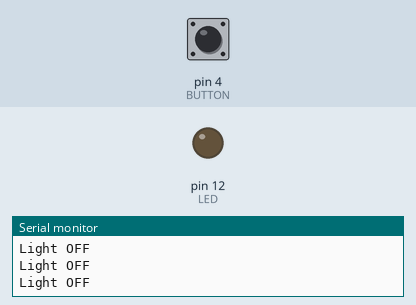
Recording of a sketch running on a simulated Arduino Uno, built with avr-gcc and run on an emulated ATmega328P. Shown: output pins drawn as LEDs (lit = HIGH), the last lines printed to the serial monitor. Dashed ring = blinking. Inputs (shaded band) come from the test bench; at power-on: pin 4 (BUTTON) LOW.

Above: at 1.2 s.
1.3 s: pin 4 (BUTTON) pulled HIGH for 0.15 s
At 1.38 s:
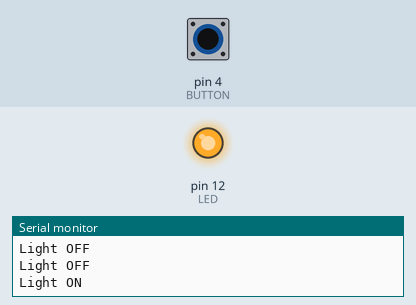
2.9 s: pin 4 (BUTTON) pulled HIGH for 1 s
At 5.1 s:
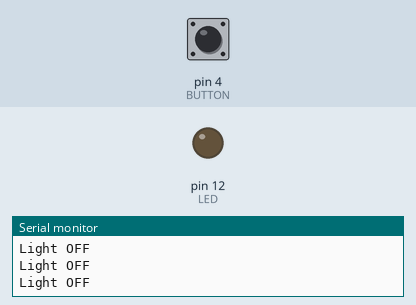
6.9 s: pin 4 (BUTTON) pulled HIGH for 3.2 s
At 7.7 s:
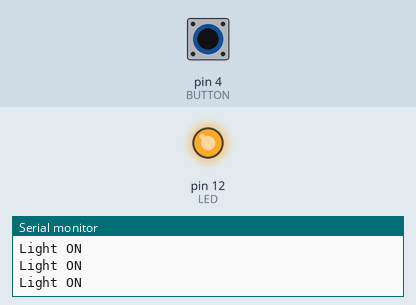
11.6 s: pin 4 (BUTTON) pulsed HIGH 2 times (0.12 s each, 0.3 s apart)
At 11.67 s:
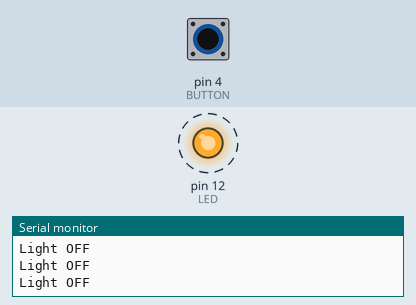
15.2 s: pin 4 (BUTTON) pulsed HIGH 5 times (0.12 s each, 0.3 s apart)
At 16.9 s:
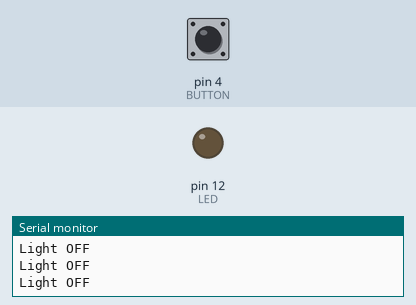
Timing chart, 0 to 18.4 s (numbered marks = the images above; inputs shaded):
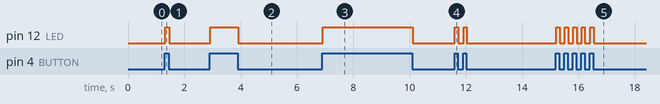

The sketch:

Lesson1_LightSwitch.ino
```cpp
#define BUTTON 4
#define LED 12

void setup()
{
  pinMode(BUTTON, INPUT);
  pinMode(LED, OUTPUT);

  Serial.begin(9600);
}

void loop()
{
  SimpleLightSwitch();
}

void SimpleLightSwitch()
{
  if(digitalRead(BUTTON) == HIGH)
  {
    Serial.println("Light ON");
    digitalWrite(LED, HIGH);
  }
  else
  {
    Serial.println("Light OFF");
    digitalWrite(LED, LOW);
  }
}
```

Measured:
- after the input at 1.3 s, pin 12 (LED): LOW → HIGH at once, → LOW 0.15 s later
- after the input at 2.9 s, pin 12 (LED): LOW → HIGH at once, → LOW 1.0 s later
- after the input at 6.9 s, pin 12 (LED): LOW → HIGH at once, → LOW 3.2 s later
- after the input at 11.6 s, pin 12 (LED): alternates HIGH for 0.12 s and LOW for 0.18 s, 4 changes in all, then stays LOW, starting at once
- after the input at 15.2 s, pin 12 (LED): alternates HIGH for 0.13 s and LOW for 0.18 s, 10 changes in all, then stays LOW, starting at once
